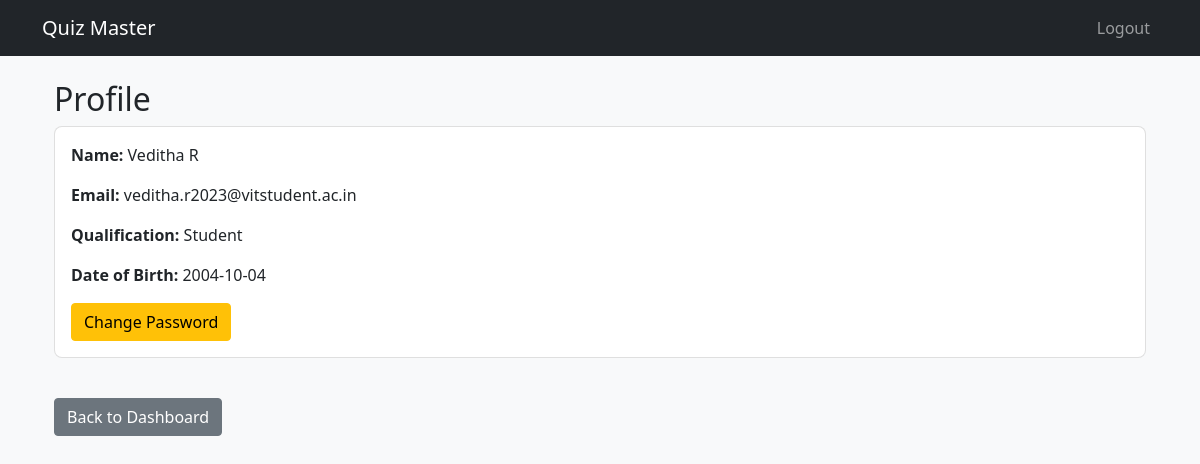
/user/profile (signed in), run on an earlier commit of the app's database.
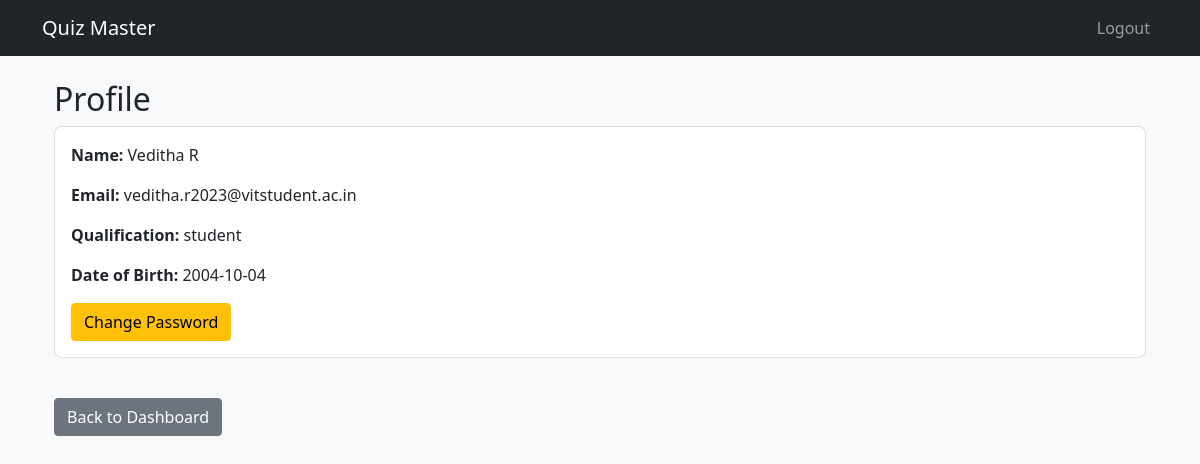
And on a later commit of the database.
### app.py (models this page shows)
class Users(db.Model):
    __tablename__ = 'users'
    user_id = db.Column(db.Integer, primary_key=True)
    email = db.Column(db.String(120), unique=True, nullable=False)
    password = db.Column(db.String(255), nullable=False)
    fullname = db.Column(db.String(100), nullable=False)
    qualification = db.Column(db.String(100))
    dob = db.Column(db.Date, nullable=False)
    is_admin = db.Column(db.Boolean, default=False)
    scores = db.relationship('Scores', backref='user', lazy=True)

### app.py (the view)
@app.route('/user/profile')
@login_required
def user_profile():
    user = Users.query.get(session['user_id'])
    return render_template('user_profile.html', user=user)

### app.py (called while the page is built)
def login_required(f):
    @wraps(f)
    def decorated(*args, **kwargs):
        if 'user_id' not in session:
            return redirect(url_for('login'))
        return f(*args, **kwargs)
    return decorated

### templates/user_profile.html
{% extends "base.html" %}
{% block content %}
<div class="container mt-4">
    <h2>Profile</h2>
    <div class="card">
        <div class="card-body">
            <p><strong>Name:</strong> {{ user.fullname }}</p>
            <p><strong>Email:</strong> {{ user.email }}</p>
            <p><strong>Qualification:</strong> {{ user.qualification }}</p>
            <p><strong>Date of Birth:</strong> {{ user.dob.strftime('%Y-%m-%d') }}</p>
            <a href="{{ url_for('change_password') }}" class="btn btn-warning">Change Password</a>
        </div>
    </div>
    <a href="{{ url_for('user_dashboard') }}" class="btn btn-secondary mt-3">Back to Dashboard</a>
</div>
{% endblock %}

What changed in the data, as far as the page shows it:
changed Users "Veditha R": qualification "Student" → "student"
